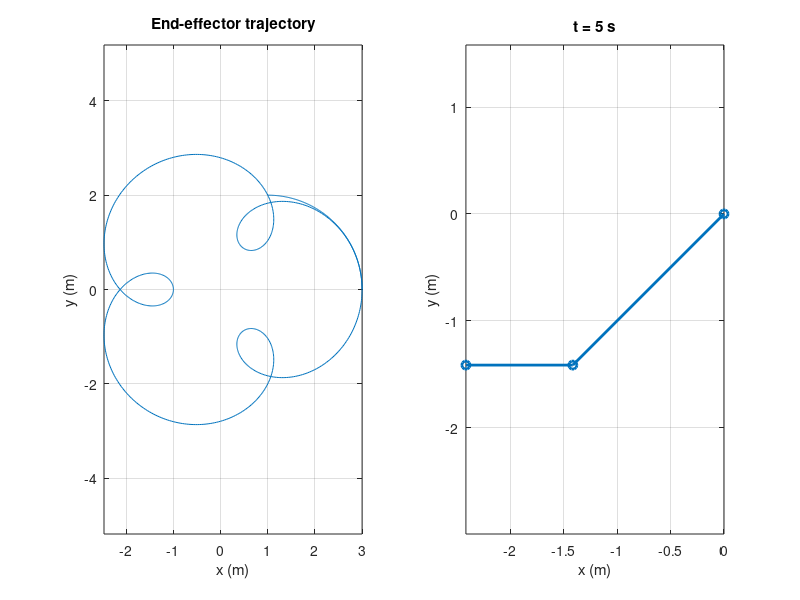

MATLAB code for this plot: (Note: this script raises an error after producing the figure.)
% HW3 문제 04: 2링크 로봇팔 궤적과 자세
% 원문 조건 및 가정: README.md
results=struct();
L1=2; L2=1; t=0:0.01:10;
th1=pi/4*t; th2=pi*min(t,8);
A=[L1*cos(th1);L1*sin(th1)]; tip=A+[L2*cos(th2);L2*sin(th2)];
idx=find(abs(t-5)<1e-12,1);
figure; subplot(1,2,1); plot(tip(1,:),tip(2,:)); axis equal; grid on; xlabel('x (m)'); ylabel('y (m)'); title('End-effector trajectory');
subplot(1,2,2); plot([0 A(1,idx) tip(1,idx)],[0 A(2,idx) tip(2,idx)],'-o','LineWidth',2); axis equal; grid on; xlabel('x (m)'); ylabel('y (m)'); title('t = 5 s');
results.joint_at_5s_m=A(:,idx); results.tip_at_5s_m=tip(:,idx);
assert(norm(A(:,idx)-[-sqrt(2);-sqrt(2)])<1e-12);
assert(norm(tip(:,idx)-[-sqrt(2)-1;-sqrt(2)])<1e-12);
assert(max(abs(vecnorm(tip-A)-L2))<1e-12);
save_animation(t,A,tip);
results.animation_frames=101;
